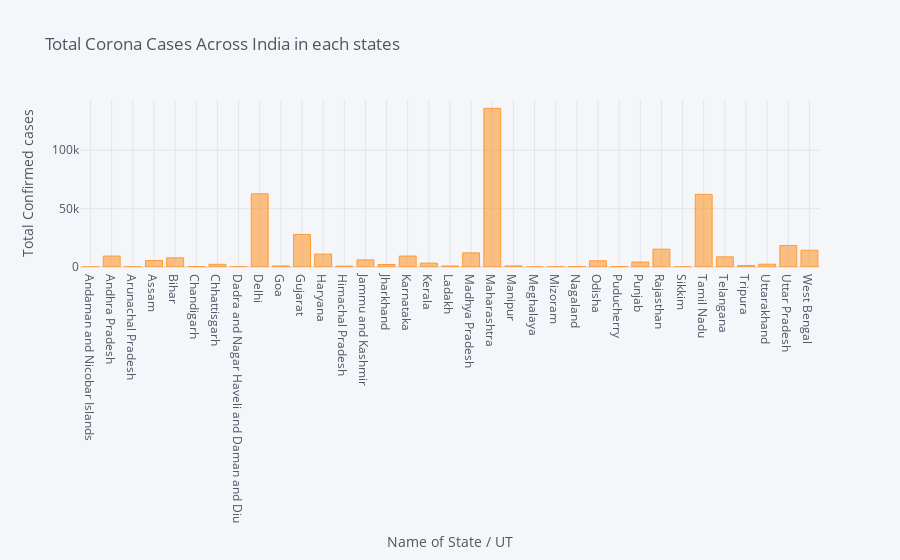

Here is the notebook cell this chart was saved with:
### Code cell
df.iplot(kind = 'bar',x = 'Name of State / UT',y = 'Total Confirmed cases',xTitle='Name of State / UT',
         yTitle='Total Confirmed cases',title='Total Corona Cases Across India in each states',theme='pearl')

### Figure 1 — Plotly figure (JSON) as saved in the notebook; plotly's stock layout.template omitted (floating-point values rounded to 4 significant figures)
{"data": [{"marker": {"color": "rgba(255, 153, 51, 0.6)", "line": {"color": "rgba(255, 153, 51, 1.0)", "width": 1}}, "name": "Total Confirmed cases", "orientation": "v", "text": "", "type": "bar", "x": ["Andaman and Nicobar Islands", "Andhra Pradesh", "Arunachal Pradesh", "Assam", "Bihar", "Chandigarh", "Chhattisgarh", "Dadra and Nagar Haveli and Daman and Diu", "Delhi", "Goa", "Gujarat", "Haryana", "Himachal Pradesh", "Jammu and Kashmir", "Jharkhand", "Karnataka", "Kerala", "Ladakh", "Madhya Pradesh", "Maharashtra", "Manipur", "Meghalaya", "Mizoram", "Nagaland", "Odisha", "Puducherry", "Punjab", "Rajasthan", "Sikkim", "Tamil Nadu", "Telangana", "Tripura", "Uttarakhand", "Uttar Pradesh", "West Bengal"], "y": [48, 9372, 139, 5586, 7825, 411, 2303, 91, 62655, 864, 27825, 11025, 727, 6088, 2137, 9399, 3310, 847, 12078, 135796, 898, 44, 141, 280, 5303, 383, 4235, 15232, 78, 62087, 8674, 1237, 2402, 18322, 14358]}], "layout": {"legend": {"bgcolor": "#F5F6F9", "font": {"color": "#4D5663"}}, "paper_bgcolor": "#F5F6F9", "plot_bgcolor": "#F5F6F9", "title": {"font": {"color": "#4D5663"}, "text": "Total Corona Cases Across India in each states"}, "xaxis": {"gridcolor": "#E1E5ED", "showgrid": true, "tickfont": {"color": "#4D5663"}, "title": {"font": {"color": "#4D5663"}, "text": "Name of State / UT"}, "zerolinecolor": "#E1E5ED"}, "yaxis": {"gridcolor": "#E1E5ED", "showgrid": true, "tickfont": {"color": "#4D5663"}, "title": {"font": {"color": "#4D5663"}, "text": "Total Confirmed cases"}, "zerolinecolor": "#E1E5ED"}}}
